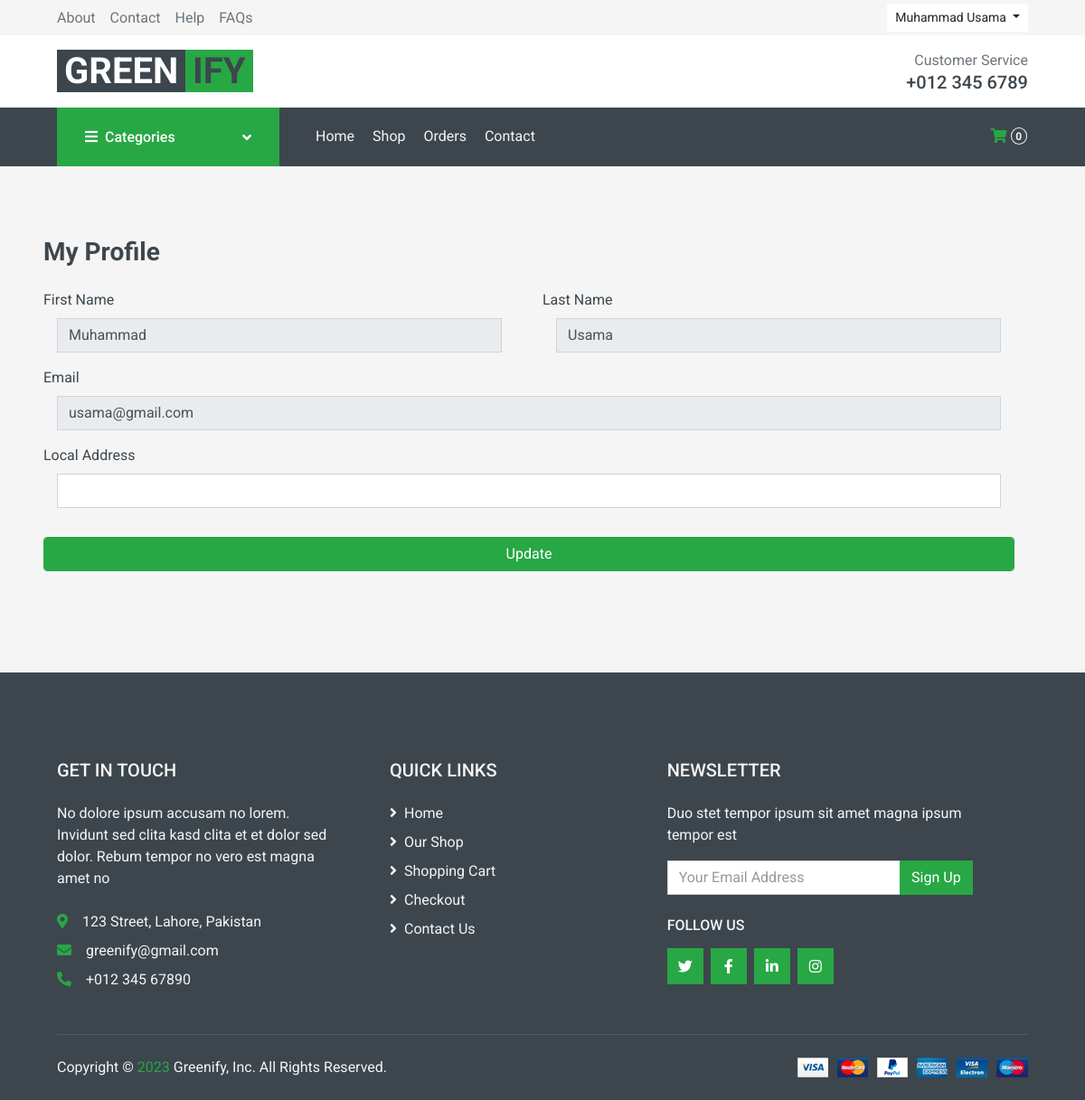
The app's page /site/src/profile.php?profile=10201222 (signed in) with its own data.
### tables this page shows
CREATE TABLE IF NOT EXISTS `register_users` (
  `id` int NOT NULL AUTO_INCREMENT,
  `userEmail` varchar(50) NOT NULL,
  `userPassword` varchar(50) NOT NULL,
  `firstName` text NOT NULL,
  `lastName` text NOT NULL,
  `gender` text NOT NULL,
  `address` varchar(100) NOT NULL,
  `dated` timestamp NOT NULL DEFAULT CURRENT_TIMESTAMP ON UPDATE CURRENT_TIMESTAMP,
  PRIMARY KEY (`id`)
);

### site/src/profile.php (the view, shortened to what this page needs)
<!doctype html>
<html lang="en">
<head>
    <link href="https://cdnjs.cloudflare.com/ajax/libs/font-awesome/5.10.0/css/all.min.css" rel="stylesheet">
    <link href="../lib/animate/animate.min.css" rel="stylesheet">
    <link href="../lib/owlcarousel/assets/owl.carousel.min.css" rel="stylesheet">
    <link href="../css/style.css" rel="stylesheet">
</head>
<body>
    <?php
    require('../common/connect.php');
    ?>
    <?php require('../common/topbar.php'); ?>
    <?php require('../common/navbar.php'); ?>
    <?php
    $user_id = $_GET['profile'] - 10201211;
    $qry = "SELECT * FROM register_users WHERE id = '$user_id'";
    $res = mysqli_query($con, $qry);
    if (mysqli_num_rows($res) == 1) {
        $arr = mysqli_fetch_array($res);
    ?>
        <div class="container-12">
            <div class="row w-100">
                <div class="col-md-12 col-lg-12 w-100">
                    <div class="wrap">
                        <div class="wrap p-4 p-md-5">
                            <div class="d-flex">
                                <div class="w-100">
                                    <h3 class="mb-4">My Profile</h3>
                                </div>
                            </div>
                            <form action="../process/process_update_address.php" method="POST" class="signin-form">
                                <div class="row">
                                    <div class="col-md-6">
                                        <div class="form-group">
                                            <label class="text-dark">First Name</label>
                                            <div class="col-md-12">
                                                <input name="firstName" value="<?= $arr['firstName'] ?>" type="text" class="form-control" readonly>
                                            </div>
                                        </div>
                                    </div>
                                    <div class="col-md-6">
                                        <div class="form-group">
                                            <label class="text-dark">Last Name</label>
                                            <div class="col-md-12">
                                                <input name="lastName" value="<?= $arr['lastName'] ?>" type="text" class="form-control" readonly>
                                            </div>
                                        </div>
                                    </div>
                                </div>
                                <div class="row">
                                    <div class="col-md-12">
                                        <div class="form-group">
                                            <label class="text-dark">Email</label>
                                            <div class="col-md-12">
                                                <input name="userEmail" value="<?= $arr['userEmail'] ?>" type="email" class="form-control" readonly>
                                            </div>
                                        </div>
                                    </div>
                                </div>
                                <div class="row">
                                    <div class="col-md-12">
                                        <div class="form-group">
                                            <label class="text-dark">Local Address</label>
                                            <div class="col-md-12">
                                                <input name="address" value="<?= $arr['address'] ?>" type="text" class="form-control" required>
                                            </div>
                                        </div>
                                    </div>
                                </div>
                                <div class="form-group mt-3">
                                    <button type="submit" name="submit_signup" value="signup" class="form-control btn btn-success bg-success text-light rounded submit px-3">Update</button>
                                </div>
                            </form>
                        </div>
                    </div>
                </div>
            </div>
        </div>
    <?php } ?>
    <?php require('../common/footer.php'); ?>
</body>
</html>

### site/common/topbar.php (shortened to what this page needs)
<div class="container-fluid">
    <div class="row bg-secondary py-1 px-xl-5">
        <div class="col-lg-6 d-none d-lg-block">
            <div class="d-inline-flex align-items-center h-100">
                <a class="text-body mr-3" href="">About</a>
                <a class="text-body mr-3" href="">Contact</a>
                <a class="text-body mr-3" href="">Help</a>
                <a class="text-body mr-3" href="">FAQs</a>
            </div>
        </div>
        <?php
        if (isset($_SESSION['logged_in']) && $_SESSION['logged_in'] == "true") {
            $profile = $_GET['profile'] - 10201211;
            $user_id =  $profile;
            $qry = "SELECT * FROM register_users WHERE id = '$user_id'";
            $res = mysqli_query($con, $qry);
            if (mysqli_num_rows($res) == 1) {
                $arr = mysqli_fetch_array($res);
        ?>
                <div class="col-lg-6 text-center text-lg-right">
                    <div class="d-inline-flex align-items-center">
                        <div class="btn-group">
                            <button type="button" class="btn btn-sm btn-light dropdown-toggle" data-toggle="dropdown"> <?php echo $arr['firstName'] . " " . $arr['lastName'] ?> </button>
                        </div>
                    </div>
                </div>
            <?php
            }
        }
        ?>
    </div>
    <div class="row align-items-center bg-light py-3 px-xl-5 d-none d-lg-flex">
        <div class="col-lg-4">
            <a href="" class="text-decoration-none">
                <span class="h1 text-uppercase text-light bg-dark px-2">GREEN</span>
                <span class="h1 text-uppercase text-dark bg-success px-2 ml-n1">IFY</span>
            </a>
        </div>
        <div class="col-lg-4 col-6 text-right">
            <p class="m-0">Customer Service</p>
            <h5 class="m-0">+012 345 6789</h5>
        </div>
    </div>
</div>

### records on screen
register_users: firstName "Muhammad", lastName "Usama", userEmail "usama@gmail.com"

### other values on screen
mysqli_num_rows($res) "0"
